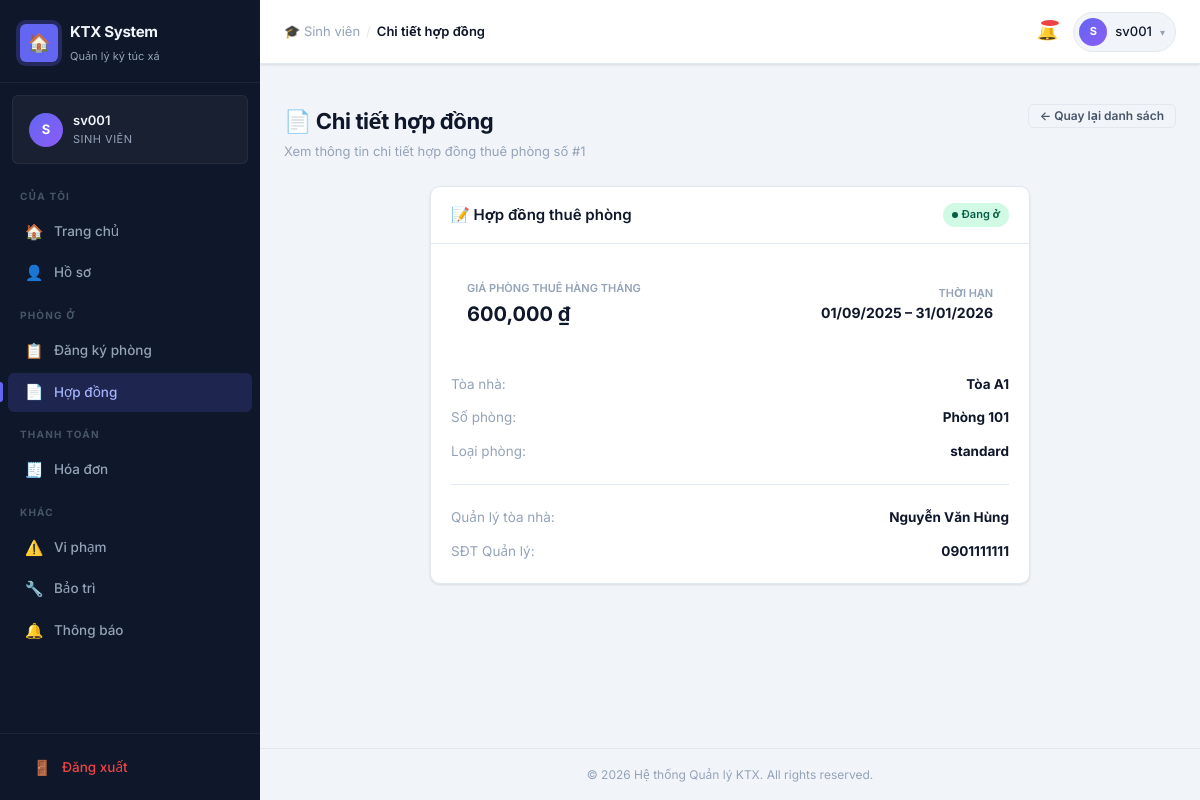
The page /public/student/contracts/1 (signed in) on the database its author committed.
### tables this page shows
CREATE TABLE `contracts` (
  `id`                INT UNSIGNED  NOT NULL AUTO_INCREMENT,
  `registration_id`   INT UNSIGNED  NOT NULL,
  `student_id`        INT UNSIGNED  NOT NULL,
  `room_id`           INT UNSIGNED  NOT NULL,
  `start_date`        DATE          NOT NULL,
  `end_date`          DATE          NOT NULL,
  `monthly_fee`       DECIMAL(10,2) NOT NULL COMMENT 'Snapshot giá tại thời điểm ký',
  `status`            ENUM('active','expired','terminated','under_review')
                      NOT NULL DEFAULT 'active',
  `signed_at`         DATETIME      NOT NULL DEFAULT CURRENT_TIMESTAMP,
  `terminated_at`     DATETIME      NULL DEFAULT NULL,
  `terminated_reason` VARCHAR(500)  NULL DEFAULT NULL,
  `created_at`        DATETIME      NOT NULL DEFAULT CURRENT_TIMESTAMP,
  `updated_at`        DATETIME      NOT NULL DEFAULT CURRENT_TIMESTAMP
                                    ON UPDATE CURRENT_TIMESTAMP,
  PRIMARY KEY (`id`),
  UNIQUE KEY `uq_contracts_registration` (`registration_id`),
  KEY `idx_contracts_student` (`student_id`),
  KEY `idx_contracts_room`    (`room_id`),
  KEY `idx_contracts_status`  (`status`),
  CONSTRAINT `fk_contracts_registration`
    FOREIGN KEY (`registration_id`) REFERENCES `room_registrations`(`id`)
    ON UPDATE CASCADE ON DELETE RESTRICT,
  CONSTRAINT `fk_contracts_student`
    FOREIGN KEY (`student_id`) REFERENCES `students`(`id`)
    ON UPDATE CASCADE ON DELETE RESTRICT,
  CONSTRAINT `fk_contracts_room`
    FOREIGN KEY (`room_id`) REFERENCES `rooms`(`id`)
    ON UPDATE CASCADE ON DELETE RESTRICT,
  CONSTRAINT `chk_contracts_dates`
    CHECK (`end_date` > `start_date`)
);

CREATE TABLE `buildings` (
  `id`           INT UNSIGNED  NOT NULL AUTO_INCREMENT,
  `name`         VARCHAR(100)  NOT NULL COMMENT 'Tên tòa nhà (A1, B2...)',
  `total_floors` TINYINT       NOT NULL DEFAULT 1,
  `gender_type`  ENUM('male','female','mixed') NOT NULL
                 COMMENT 'Giới tính được ở trong tòa',
  `manager_name` VARCHAR(100)  NOT NULL COMMENT 'Tên quản lý tòa',
  `manager_phone`VARCHAR(15)   NOT NULL,
  `address`      VARCHAR(255)  NOT NULL,
  `status`       ENUM('active','maintenance','closed') NOT NULL DEFAULT 'active',
  `created_at`   DATETIME      NOT NULL DEFAULT CURRENT_TIMESTAMP,
  `updated_at`   DATETIME      NOT NULL DEFAULT CURRENT_TIMESTAMP
                                ON UPDATE CURRENT_TIMESTAMP,
  PRIMARY KEY (`id`),
  UNIQUE KEY `uq_buildings_name` (`name`)
);

CREATE TABLE `rooms` (
  `id`               INT UNSIGNED   NOT NULL AUTO_INCREMENT,
  `building_id`      INT UNSIGNED   NOT NULL,
  `room_number`      VARCHAR(10)    NOT NULL COMMENT 'Số phòng (101, 202...)',
  `floor`            TINYINT        NOT NULL DEFAULT 1,
  `room_type`        ENUM('standard','deluxe','ac_standard','ac_deluxe')
                     NOT NULL DEFAULT 'standard',
  `capacity`         TINYINT        NOT NULL DEFAULT 4
                     COMMENT 'Số giường tối đa',
  `current_occupants`TINYINT        NOT NULL DEFAULT 0
                     COMMENT 'Số sinh viên đang ở – cập nhật khi duyệt hợp đồng',
  `price_per_month`  DECIMAL(10,2)  NOT NULL COMMENT 'Giá thuê cơ bản/tháng (VND)',
  `has_ac`           TINYINT(1)     NOT NULL DEFAULT 0,
  `status`           ENUM('available','full','maintenance','inactive')
                     NOT NULL DEFAULT 'available',
  `created_at`       DATETIME       NOT NULL DEFAULT CURRENT_TIMESTAMP,
  `updated_at`       DATETIME       NOT NULL DEFAULT CURRENT_TIMESTAMP
                                    ON UPDATE CURRENT_TIMESTAMP,
  PRIMARY KEY (`id`),
  UNIQUE KEY `uq_rooms_building_number` (`building_id`, `room_number`),
  CONSTRAINT `fk_rooms_building`
    FOREIGN KEY (`building_id`) REFERENCES `buildings`(`id`)
    ON UPDATE CASCADE ON DELETE RESTRICT
);

### app/views/student/contracts/show.php (the view)
<?php
$roomNumber  = htmlspecialchars($contract['room_number']);
$roomType    = htmlspecialchars($contract['room_type']);
$building    = htmlspecialchars($contract['building_name']);
$manager     = htmlspecialchars($contract['manager_name']);
$phone       = htmlspecialchars($contract['manager_phone']);
$startDate   = date('d/m/Y', strtotime($contract['start_date']));
$endDate     = date('d/m/Y', strtotime($contract['end_date']));
$monthlyFee  = number_format((float)$contract['monthly_fee']);
$status      = $contract['status'] ?? 'active';
$badge = match($status) {
    'active'    => ['badge-success', 'Đang ở'],
    'expired'   => ['badge-neutral', 'Hết hạn'],
    'cancelled' => ['badge-danger',  'Đã hủy'],
    default     => ['badge-neutral', $status]
};
?>
<div class="page-header">
  <div>
    <h1 class="page-title">📄 Chi tiết hợp đồng</h1>
    <p class="page-subtitle">Xem thông tin chi tiết hợp đồng thuê phòng số #<?= (int)$contract['id'] ?></p>
  </div>
  <div class="page-actions">
    <a href="<?= getDynamicUrl('/student/contracts') ?>" class="btn btn-ghost btn-sm">← Quay lại danh sách</a>
  </div>
</div>
<div class="card" style="max-width: 600px; margin: 0 auto;">
  <div class="card-header">
    <h3 class="card-title">📝 Hợp đồng thuê phòng</h3>
    <span class="badge <?= $badge[0] ?>" style="margin-left:auto;"><?= $badge[1] ?></span>
  </div>
  <div class="card-body" style="display:flex;flex-direction:column;gap:18px;">
    <div style="display:flex;align-items:center;justify-content:space-between;background:var(--bg-neutral);padding:16px;border-radius:var(--radius-sm);">
      <div>
        <div style="font-size:11px;color:var(--txt-muted);font-weight:600;text-transform:uppercase;">Giá phòng thuê hàng tháng</div>
        <strong style="font-size:20px;color:var(--txt-primary);"><?= $monthlyFee ?> ₫</strong>
      </div>
      <div>
        <div style="font-size:11px;color:var(--txt-muted);font-weight:600;text-transform:uppercase;text-align:right;">Thời hạn</div>
        <strong style="font-size:14px;color:var(--txt-primary);"><?= $startDate ?> – <?= $endDate ?></strong>
      </div>
    </div>
    <div style="display:flex;flex-direction:column;gap:12px;font-size:13.5px;margin-top:10px;">
      <div style="display:flex;justify-content:space-between;">
        <span style="color:var(--txt-muted);">Tòa nhà:</span>
        <strong style="color:var(--txt-primary);">Tòa <?= $building ?></strong>
      </div>
      <div style="display:flex;justify-content:space-between;">
        <span style="color:var(--txt-muted);">Số phòng:</span>
        <strong style="color:var(--txt-primary);">Phòng <?= $roomNumber ?></strong>
      </div>
      <div style="display:flex;justify-content:space-between;">
        <span style="color:var(--txt-muted);">Loại phòng:</span>
        <strong style="color:var(--txt-primary);"><?= htmlspecialchars($roomType) ?></strong>
      </div>
      <hr style="border:0;border-top:1px solid var(--border);margin:10px 0;">
      <div style="display:flex;justify-content:space-between;">
        <span style="color:var(--txt-muted);">Quản lý tòa nhà:</span>
        <strong style="color:var(--txt-primary);"><?= $manager ?></strong>
      </div>
      <div style="display:flex;justify-content:space-between;">
        <span style="color:var(--txt-muted);">SĐT Quản lý:</span>
        <strong style="color:var(--txt-primary);"><?= $phone ?></strong>
      </div>
    </div>
  </div>
</div>

### app/core/Router.php (shortened to what the rows shown need)
<?php
class Router
{
    private array $routes = [];
    private array $groupStack = [];
    private int $lastIndex = -1;
    public function name(string $name): static
    {
        if ($this->lastIndex >= 0) {
            $this->routes[$this->lastIndex]['name'] = $name;
        }
        return $this;
    }
    public function middleware(string|array $middleware): static
    {
        if ($this->lastIndex >= 0) {
            $existing = $this->routes[$this->lastIndex]['middleware'];
            $add      = (array)$middleware;
            $this->routes[$this->lastIndex]['middleware'] = array_unique([...$existing, ...$add]);
        }
        return $this;
    }
    public function where(string $param, string $regex): static
    {
        if ($this->lastIndex >= 0) {
            $this->routes[$this->lastIndex]['constraints'][$param] = $regex;
        }
        return $this;
    }
    public function group(string $prefix, callable $callback, array $middleware = []): static
    {
        $parentPrefix     = $this->currentGroupPrefix();
        $parentMiddleware = $this->currentGroupMiddleware();
        $this->groupStack[] = [
            'prefix'     => $parentPrefix . $prefix,
            'middleware' => array_unique([...$parentMiddleware, ...$middleware]),
        ];
        array_pop($this->groupStack);
        return $this;
    }
    public function dispatch(): void
    {
        $method = $this->resolveMethod();
        $uri    = $this->resolveUri();
        foreach ($this->routes as $route) {
            if ($route['method'] !== $method) {
                continue;
            }
            $params = [];
            if (!$this->matchRoute($route, $uri, $params)) {
                continue;
            }
            $this->runMiddleware($route['middleware'], function () use ($route, $params) {
                $this->callHandler($route['handler'], $params);
            });
            return;
        }
    }
    private function addRoute(string $method, string $uri, string|callable $handler): static
    {
        $prefix     = $this->currentGroupPrefix();
        $middleware = $this->currentGroupMiddleware();
        $fullUri    = $prefix . ($uri === '/' ? '' : $uri) ?: '/';
        $this->routes[] = [
            'method'       => strtoupper($method),
            'original_uri' => $fullUri,
            'pattern'      => $this->buildPattern($fullUri),
            'param_names'  => $this->extractParamNames($fullUri),
            'handler'      => $handler,
            'middleware'   => $middleware,
            'name'         => null,
            'constraints'  => [],
        ];
        $this->lastIndex = count($this->routes) - 1;
        return $this;
    }
    private function buildPattern(string $uri): string
    {
        $pattern = preg_replace_callback(
            '/:([a-zA-Z_][a-zA-Z0-9_]*)/',
            fn($m) => '(?P<' . $m[1] . '>[^/]+)',
            $uri
        );
        return '#^' . $pattern . '$#u';
    }
    private function extractParamNames(string $uri): array
    {
        preg_match_all('/:([a-zA-Z_][a-zA-Z0-9_]*)/', $uri, $matches);
        return $matches[1];
    }
    private function matchRoute(array $route, string $uri, array &$params): bool
    {
        $pattern = $route['pattern'];
        foreach ($route['constraints'] as $param => $regex) {
            $pattern = str_replace(
                "(?P<{$param}>[^/]+)",
                "(?P<{$param}>{$regex})",
                $pattern
            );
        }
        if (!preg_match($pattern, $uri, $matches)) {
            return false;
        }
        return true;
    }
    private function callHandler(string|callable $handler, array $params): void
    {
        [$class, $method] = explode('@', $handler, 2);
        $controller = new $class();
        $controller->$method($params);
    }
    private function runMiddleware(array $middleware, callable $final): void
    {
        $pipeline = array_reduce(
            array_reverse($middleware),
            function (callable $carry, string $name): callable {
                return function () use ($name, $carry): void {
                    $mw = $this->resolveMiddleware($name);
                    $mw->handle($carry);
                };
            },
            $final
        );
        $pipeline();
    }
    private function resolveMiddleware(string $name): object
    {
        return new $class();
    }
    private function resolveMethod(): string
    {
        $method = strtoupper($_SERVER['REQUEST_METHOD'] ?? 'GET');
        return $method;
    }
    private function resolveUri(): string
    {
        $uri = $_SERVER['REQUEST_URI'] ?? '/';
        $scriptDir = rtrim(dirname($_SERVER['SCRIPT_NAME']), '/\\');
        $rootDir   = rtrim(dirname($scriptDir), '/\\');
        if ($scriptDir !== '' && $scriptDir !== '/' && str_starts_with($uri, $scriptDir)) {
            $uri = substr($uri, strlen($scriptDir));
        } elseif ($rootDir !== '' && $rootDir !== '/' && $rootDir !== '\\' && str_starts_with($uri, $rootDir)) {
            $uri = substr($uri, strlen($rootDir));
        }
        return ('/' . trim(urldecode($uri), '/')) ?: '/';
    }
    private function currentGroupPrefix(): string
    {
        return empty($this->groupStack)
            ? ''
            : end($this->groupStack)['prefix'];
    }
    private function currentGroupMiddleware(): array
    {
        return empty($this->groupStack)
            ? []
            : end($this->groupStack)['middleware'];
    }
}

### rows shown on the page
contracts: id "1", status "Đang ở", monthly_fee "600,000", start_date "01/09/2025", end_date "31/01/2026", buildings.name "A1", room.room_number "101", room.room_type "standard", buildings.manager_name "Nguyễn Văn Hùng", buildings.manager_phone "0901111111"

### other values the page prints
$icon "🏠 👤 📋 📄 🧾 ⚠️ 🔧 🔔"
$label "Trang chủ Hồ sơ Đăng ký phòng Hợp đồng Hóa đơn Vi phạm Bảo trì Thông báo"
